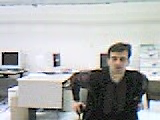
#> input picture frame 24 of HW9/Q1/input.avi, 160 x 120 px
$ python app.py
#> lines starting #> are read from the running program, lines starting #| are printed output that depends on the picture
import cv2 as cv
import numpy as np


# cascade face detector
def face_detector(image):
    face_cascade = cv.CascadeClassifier('./haarcascade_frontalface_default.xml')
    gray = cv.cvtColor(image, cv.COLOR_BGR2GRAY)
    faces = face_cascade.detectMultiScale(gray, 1.2, 3)
    if len(faces) == 0:
        return 0, 0, 0, 0
    return faces[0]


if __name__ == '__main__':
    # read video
    video = cv.VideoCapture('input.avi')
    ret, frame = video.read()
#> frame is the input picture: shape (120, 160, 3); mean B, G, R 174, 174.2, 172.8

    # get video frame's width and height
    frame_width = int(video.get(3))
    frame_height = int(video.get(4))

    if ret:

        # create VideoWriter object.The output will be stored in 'output.avi' file.
        out = cv.VideoWriter(
            'output.avi',
            cv.VideoWriter_fourcc('M', 'J', 'P', 'G'),
            10, (frame_width, frame_height)
        )

        # get 4 points of face rectangle
        x, y, w, h = face_detector(frame)
#> in face_detector, `gray = cv.cvtColor(image, cv.COLOR_BGR2GRAY)`:
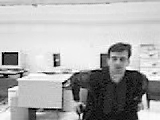
#> gray: shape (120, 160); min 0, max 255, mean 173.7
#> in face_detector, `faces = face_cascade.detectMultiScale(gray, 1.2, 3)`: faces = ()
#> x = 0; y = 0; w = 0; h = 0

        # initialize Kalman filter parameters
        # 4 state(F), 2 measurement(H) and 0 control
        kalman = cv.KalmanFilter(4, 2, 0)
        # a rudimentary constant speed model:
        # x_t+1 = x_t + v_t
        kalman.transitionMatrix = np.array([[1., 0., .1, 0.],
                                            [0., 1., 0., .1],
                                            [0., 0., 1., 0.],
                                            [0., 0., 0., 1.]])
        # measurement matrix (H)
        kalman.measurementMatrix = 1. * np.eye(2, 4)
        # gaussian distribution for process error (Q)
        kalman.processNoiseCov = 1e-5 * np.eye(4, 4)
        # gaussian distribution for measurement error (R)
        kalman.measurementNoiseCov = 1e-3 * np.eye(2, 2)
        kalman.errorCovPost = 1e-1 * np.eye(4, 4)
        kalman.statePost = np.array([x + w / 2, y + h / 2, 0, 0], dtype='float64')
        lw = w
#> lw = 0
        lh = h
#> lh = 0
        lx = x
#> lx = 0
        ly = y
#> ly = 0
        # do prediction, measurement and correction on each frame
        while True:
            ret, frame = video.read()
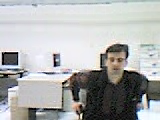
#> input picture frame 25 of HW9/Q1/input.avi, 160 x 120 px
#> frame is the input picture: shape (120, 160, 3); mean B, G, R 174.6, 174.8, 173.5
            if not ret:
                break
            x, y, w, h = face_detector(frame)
#> in face_detector (call 2), `gray = cv.cvtColor(image, cv.COLOR_BGR2GRAY)`:
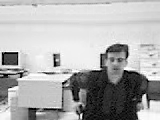
#> gray: shape (120, 160); min 0, max 255, mean 174.3
#> in face_detector (call 2), `faces = face_cascade.detectMultiScale(gray, 1.2, 3)`: faces = [[102, 50, 26, 26]]
#> x = 102; y = 50; w = 26; h = 26

            lw = w if w != 0 else lw
#> lw = 26
            lh = h if h != 0 else lh
#> lh = 26
            ly = y if y != 0 else ly
#> ly = 50
            lx = x if x != 0 else lx
#> lx = 102

            # draw red rectangle of image detection
            img = cv.rectangle(frame, (lx, ly), (lx + lw, ly + lh), (0, 0, 255), 3)
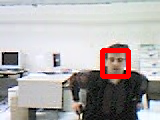
#> img: shape (120, 160, 3); mean B, G, R 171.8, 172, 177.3
            # prediction
            predicted = kalman.predict()
            # measurement
            measurement = np.array([x + w / 2, y + h / 2], dtype='float64')
#> measurement = [115, 63]
            # correction
            if x != 0 and w != 0 and y != 0 and h != 0:
                corrected = kalman.correct(measurement)
#> corrected = [113.9, 62.38, 11.27, 6.18]
            else:
                corrected = predicted
            # draw green rectangle of kalman filter prediction's correction
            img2 = cv.rectangle(
                img, (int(corrected[0] - lw / 2), int(corrected[1] - lh / 2)),
                (int(corrected[0] + lw / 2), int(corrected[1] + lh / 2)), (0, 255, 0), 3
            )
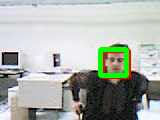
#> img2: shape (120, 160, 3); mean B, G, R 170.7, 177.6, 171.3
            cv.imshow('frame', img)
            k = cv.waitKey(60) & 0xff
#> (key Esc is pressed here)
            if k == 27:
                break
            else:
                out.write(img)

    # release the video
    out.release()

    # close all the frames
    cv.destroyAllWindows()

$ run again, starting later in the video
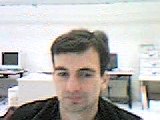
#> input picture frame 111 of HW9/Q1/input.avi, 160 x 120 px
#> frame is the input picture: shape (120, 160, 3); mean B, G, R 179.2, 182.3, 185.1
#> faces = [[42, 50, 62, 62]]
#> `x, y, w, h = face_detector(frame)`: x = 42; y = 50; w = 62
#> `lx = x`: lx = 42
#> `ly = y`: ly = 50
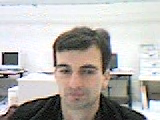
#> input picture frame 112 of HW9/Q1/input.avi, 160 x 120 px
#> frame is the input picture: shape (120, 160, 3); mean B, G, R 176.3, 179.5, 182.6
#> `x, y, w, h = face_detector(frame)`: x = 46; y = 48
#> `lx = x if x != 0 else lx`: lx = 46
#> measurement = [77, 79]
#> corrected = [76.96, 79.02, 0.392, -0.196]
#> `img2 = cv.rectangle( img, (int(corrected[0] - lw / 2), int(corrected[1..`:
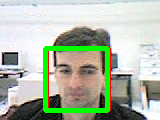
#> img2: shape (120, 160, 3); mean B, G, R 168.1, 187.1, 175.2

$ run again, starting later in the video
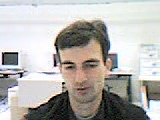
#> input picture frame 198 of HW9/Q1/input.avi, 160 x 120 px
#> frame is the input picture: shape (120, 160, 3); mean B, G, R 176.1, 179, 181.4
#> faces = [[50, 43, 61, 61]]
#> `x, y, w, h = face_detector(frame)`: x = 50; y = 43; w = 61
#> `lx = x`: lx = 50
#> ly = 43
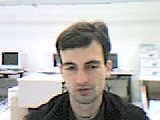
#> input picture frame 199 of HW9/Q1/input.avi, 160 x 120 px
#> frame is the input picture: shape (120, 160, 3); mean B, G, R 177, 179.8, 182.2
#> `x, y, w, h = face_detector(frame)`: x = 51; w = 62
#> `lx = x if x != 0 else lx`: lx = 51
#> measurement = [82, 74]
#> corrected = [81.99, 74, 0.147, 0.049]
#> `img2 = cv.rectangle( img, (int(corrected[0] - lw / 2), int(corrected[1..`:
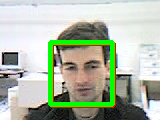
#> img2: shape (120, 160, 3); mean B, G, R 167.4, 186.2, 175.3
